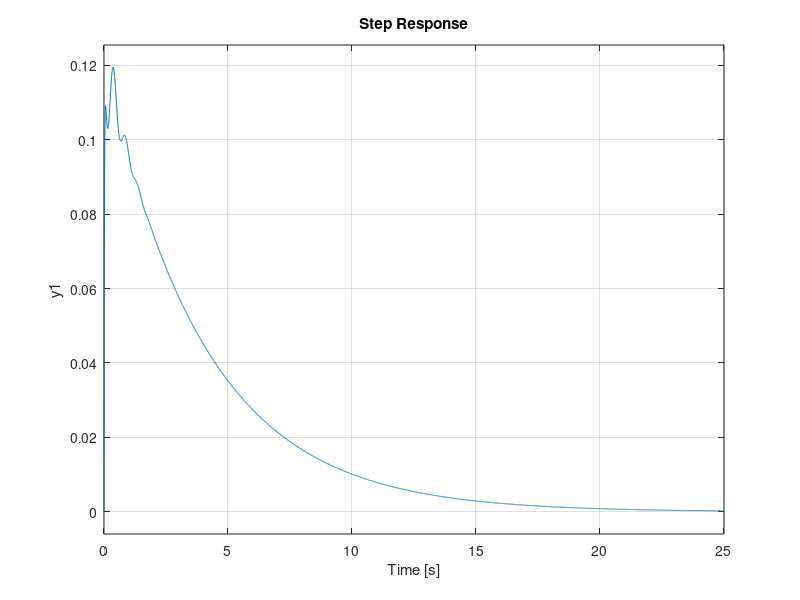

Here is the MATLAB script that generated this plot:
A = [
    -3625/64, -141.602, 141.602, -2.5, 2.5;
    0, 0, 0, 1, 0;
    0, 0, 0, 0, 1;
    -29, -145, 0, -64/25, 0;
    32.2222, 0, -1450/9, 0, -128/45
];

B = [
    0.244141;
    0;
    0;
    0;
    0
];


C = [0,0,0,1,0];

D = 0

sys = ss(A, B, C, D);

% Exibir o modelo

t = 20:0.2:20;

num = [7.08 20.1 1140 0];
%% 
den = [1 62 466 9494 2340]
sys2 = tf(num,den)
step(sys2,25)

%nyquist(sys2);